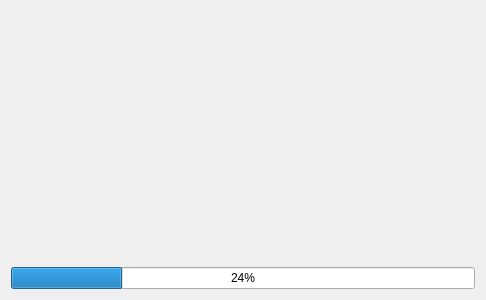
<?xml version="1.0" encoding="UTF-8"?>
<ui version="4.0">
 <class>LoadingScreen</class>
 <widget class="QWidget" name="LoadingScreen">
  <property name="geometry">
   <rect>
    <x>0</x>
    <y>0</y>
    <width>486</width>
    <height>300</height>
   </rect>
  </property>
  <property name="windowTitle">
   <string>Form</string>
  </property>
  <layout class="QVBoxLayout" name="verticalLayout">
   <item>
    <widget class="QWidget" name="introWidget" native="true">
     <property name="styleSheet">
      <string notr="true">background-image: url(:/icons/images/pattern.png);</string>
     </property>
     <layout class="QHBoxLayout" name="horizontalLayout">
      <item>
       <spacer name="horizontalSpacer">
        <property name="orientation">
         <enum>Qt::Horizontal</enum>
        </property>
        <property name="sizeHint" stdset="0">
         <size>
          <width>40</width>
          <height>20</height>
         </size>
        </property>
       </spacer>
      </item>
      <item>
       <widget class="QLabel" name="label">
        <property name="styleSheet">
         <string notr="true">background-image: url(:/icons/images/none.png);</string>
        </property>
        <property name="text">
         <string/>
        </property>
        <property name="pixmap">
         <pixmap resource="../resource/resource.qrc">:/image/Logo</pixmap>
        </property>
       </widget>
      </item>
      <item>
       <spacer name="horizontalSpacer_2">
        <property name="orientation">
         <enum>Qt::Horizontal</enum>
        </property>
        <property name="sizeHint" stdset="0">
         <size>
          <width>40</width>
          <height>20</height>
         </size>
        </property>
       </spacer>
      </item>
     </layout>
    </widget>
   </item>
   <item>
    <widget class="QProgressBar" name="progressBar">
     <property name="value">
      <number>24</number>
     </property>
    </widget>
   </item>
  </layout>
 </widget>
 <resources>
  <include location="../resource/resource.qrc"/>
  <include location="../project/resource/project_resource.qrc"/>
 </resources>
 <connections/>
</ui>
